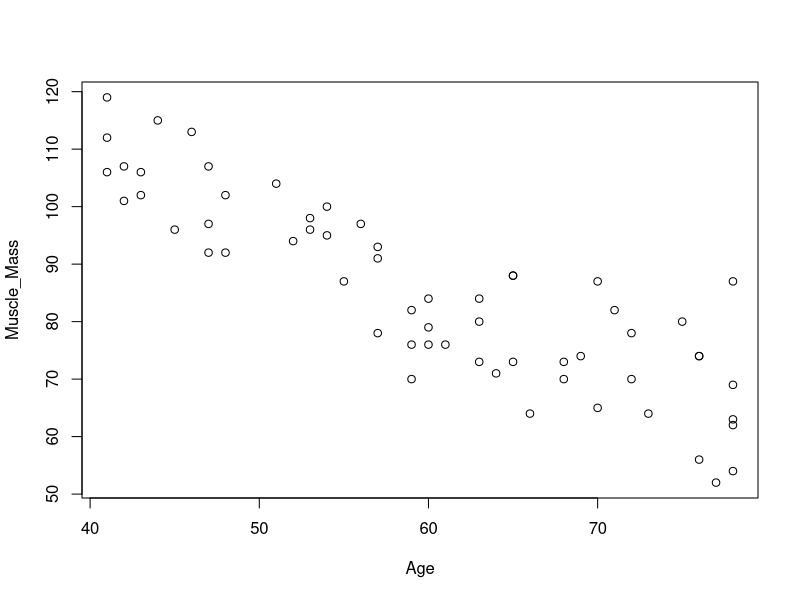
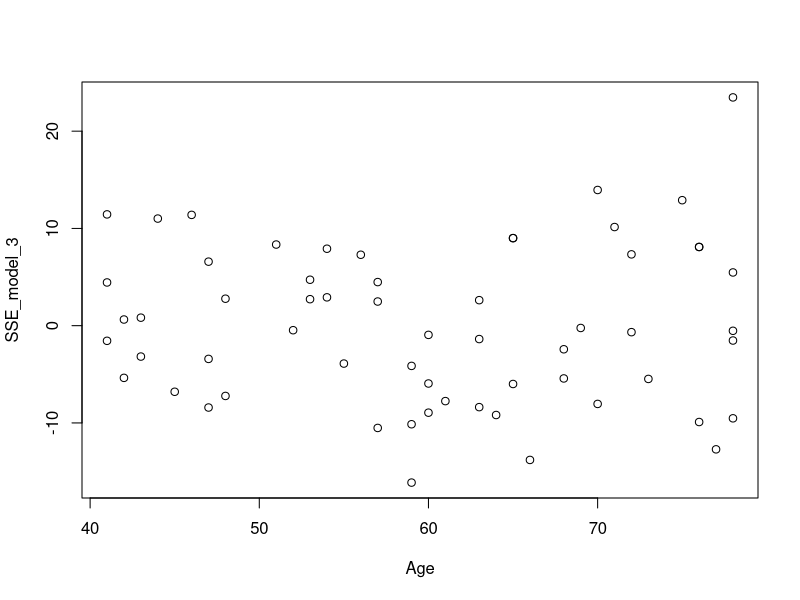
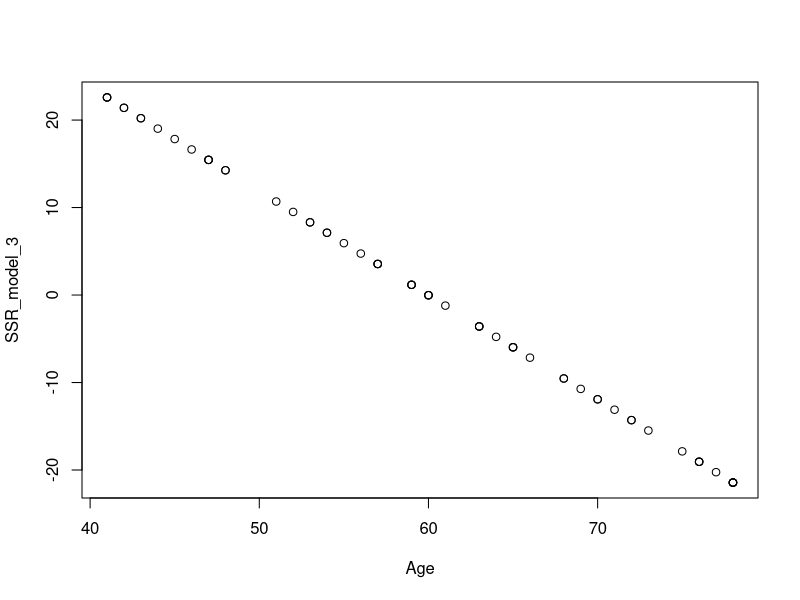

Here is the R script that generated these plots, in order:
#Chad Huntebrinker

#Load the library and data in to R
library(readxl)
excel_data <- read_excel("Muscle_Mass_Data.xlsx")

#Muscle_Mass ~ Age
#Fit the model
model_3 <- lm(Muscle_Mass~Age,data=excel_data)
sum_of_model_3 <- summary(model_3)

#Plot to see the graph
plot(Muscle_Mass~Age, data = excel_data)

#Problem 2.29a
SSE_model_3 <- excel_data$Muscle_Mass - predict(model_3, data.frame(Age=excel_data$Age))


SSR_model_3 <- predict(model_3, data.frame(Age=excel_data$Age)) - mean(excel_data$Muscle_Mass)

plot(SSE_model_3 ~ Age, data = excel_data)
plot(SSR_model_3 ~ Age, data = excel_data)

#It looks like the SSR plays a larger component of SSTO.
#That means that R^2 will be closer to 1, leading to a greater degree in linearity


#Problem 2.29b
anova_table <- anova(model_3)

#Problem 2.29c
#H0: B1 = 0: F* <= qf(1 - 0.05, 1, 58)
#Ha: B1 != 0: F* > qf(1 - 0.05, 1, 58)
#Check to see if Ha is true:
anova_table$`F value`[1]
qf(1 - 0.05, 1, 58)
anova_table$`F value`[1] > qf(1 - 0.05, 1, 58)
#Conclusion: B1 != 0, there is a linear association

#Problem 2.29d
model_3_reduced <- lm(Muscle_Mass~1,data=excel_data)
anova_table2 <- anova(model_3_reduced,model_3)

1 - anova_table2$`Sum of Sq`[2] / anova_table2$RSS[1]
#0.2499332 or 24.99%
#It is relatively small

#Problem 2.29e
#R^2 = 0.7500668
anova_table2$`Sum of Sq`[2] / anova_table2$RSS[1]

#r = -0.866064
sqrt(anova_table2$`Sum of Sq`[2] / anova_table2$RSS[1])
